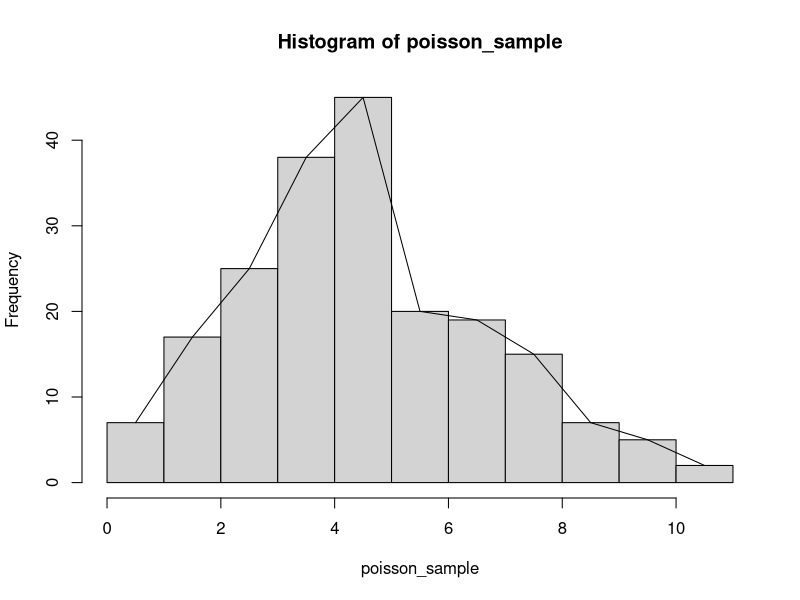

This figure's R source: (Note: this script raises an error after producing the figure.)
#library(moments)
#Mode function
Mode <- function(x) {
  ux <- unique(x)
  ux[which.max(tabulate(match(x, ux)))]
}



#Poisson distribution
lambda <- 5
poisson_sample <- rpois(200, lambda)  # Генерируем выборку с распределением Пуассона

#Sort sample
sorted_poisson_sample <- sort(poisson_sample)

#Create frequency table 
freq_table <- table(sorted_poisson_sample)
relative_frequencies <- prop.table(freq_table, margin = NULL)

#Create variation series
variation_series <- data.frame(
  Значение = as.numeric(names(freq_table)),
  Абсолютная_частота = as.numeric(freq_table),
  Относительная_частота = as.numeric(relative_frequencies)
)

cat("Ряд абсолютн и оносительных частот\n")
print(variation_series)


#Frequency Polygon
sample_hist <- hist(poisson_sample)
lines(sample_hist$counts ~ sample_hist$mids)

#Estimates of statistics
cat("Числовые характеристики\n")
mean(poisson_sample) # Математическое ожидание
var(poisson_sample) # Дисперсия
sd(poisson_sample) 	# Стандартное отклониение
median(poisson_sample) # Медиана
quantile(poisson_sample, probs = 0.5) # Квантили
Mode(poisson_sample)

#Theoretical Mean and Var for Poisson distribution
M_Pois_distr <- lambda
D_Pois_distr <- lambda

#MLE тут остановился. Пока не понял как сделать правдоподобие для пуассона
library(stats4)
poisson_log_likelihood <- function(lambda, x) {
  sum(dpois(x, lambda, log = TRUE))
}
mle(poisson_log_likelihood, start = list(lambda), x = poisson_sample)

#Асиметрия и эксцесс нужна библиотека моментов, но она не подключается почему то
#skewness(poisson_sample)
#kurtosis(poisson_sample)

